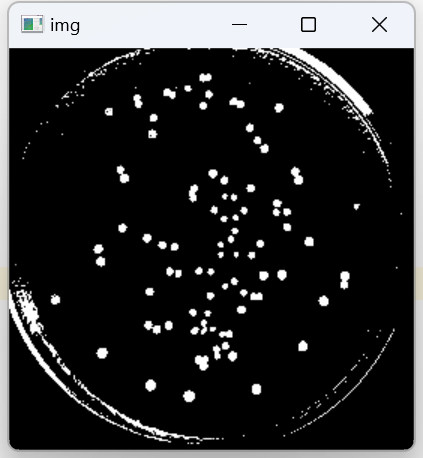
#> input picture Resources/bacteria3.png, 423 x 458 px
$ python 'chapter8形状检测.py'   (older library calls are emulated)
#> lines starting #> are read from the running program, lines starting #| are printed output that depends on the picture; after the words box and inside, x2 and y2 are one past the last pixel; in counts of white or black regions, pixels touching at a corner belong together
# @FileName  :chapter8形状检测.py
# @Time      :2023/3/29 12:51
# @Author    :Papersheep


if __name__ == "__main__":
    run_code = 0

import cv2
import numpy as np

# 图像堆叠函数
def stackImages(scale, imgArray):
    rows = len(imgArray)
    cols = len(imgArray[0])
    rowsAvailable = isinstance(imgArray[0], list)
    width = imgArray[0][0].shape[1]
    height = imgArray[0][0].shape[0]
    if rowsAvailable:
        for x in range(0, rows):
            for y in range(0, cols):
                if imgArray[x][y].shape[:2] == imgArray[0][0].shape[:2]:
                    imgArray[x][y] = cv2.resize(imgArray[x][y], (0, 0), None, scale, scale)
                else:
                    imgArray[x][y] = cv2.resize(imgArray[x][y], (imgArray[0][0].shape[1], imgArray[0][0].shape[0]),
                                                None, scale, scale)
                if len(imgArray[x][y].shape) == 2: imgArray[x][y] = cv2.cvtColor(imgArray[x][y], cv2.COLOR_GRAY2BGR)
        imageBlank = np.zeros((height, width, 3), np.uint8)
        hor = [imageBlank] * rows
        hor_con = [imageBlank] * rows
        for x in range(0, rows):
            hor[x] = np.hstack(imgArray[x])
        ver = np.vstack(hor)
    else:
        for x in range(0, rows):
            if imgArray[x].shape[:2] == imgArray[0].shape[:2]:
                imgArray[x] = cv2.resize(imgArray[x], (0, 0), None, scale, scale)
            else:
                imgArray[x] = cv2.resize(imgArray[x], (imgArray[0].shape[1], imgArray[0].shape[0]), None, scale, scale)
            if len(imgArray[x].shape) == 2: imgArray[x] = cv2.cvtColor(imgArray[x], cv2.COLOR_GRAY2BGR)
        hor = np.hstack(imgArray)
        ver = hor
    return ver


def getContours(img):
    # cv2.findContours（图像，检索方法，轮廓近似方法）
    img, contours, hierarchy = cv2.findContours(img, cv2.RETR_EXTERNAL, cv2.CHAIN_APPROX_NONE)
    for cnt in contours:
        area = cv2.contourArea(cnt)
        print(area)
        if area > 500:
            # 绘制边缘
            cv2.drawContours(imgContour, cnt, -1, (0, 255, 0), 3)
            peri = cv2.arcLength(cnt, True)
            print(peri)
            # 逼近角点
            approx = cv2.approxPolyDP(cnt, 0.02 * peri, True)
            # 显示3的是三角形，显示4的是四边形，超过4的是圆
            print(len(approx))
            objCor = len(approx)
            # 获取图形的边框数据
            x, y, w, h = cv2.boundingRect(approx)
            # 利用边框数据画出方形边框
            cv2.rectangle(imgContour, (x, y), (x + w, y + h), (255, 0, 0), 2)

            # 如果检测到的是三角形
            if objCor == 3:
                objectType = 'Tri'
            # 如果检测到的是四边形
            elif objCor == 4:
                aspRatio = w / float(h)
                # 通过长宽比确定是正方形还是长方形
                if aspRatio > 0.98 and aspRatio < 1.03:
                    objectType = 'Square'
                else:
                    objectType = 'Rectangle'
            # 在图中，检测到大于4的即为圆
            elif objCor > 4:
                objectType = 'Circles'
            else:
                objectType = 'None'

            cv2.rectangle(imgContour, (x, y), (x + w, y + h), (0, 0, 0), 2)


path = 'Resources/bacteria3.png'

img = cv2.imread(path)
#> img is the input picture: shape (458, 423, 3); mean B, G, R 48.3, 47.8, 47.5
imgContour = img.copy()

imgGray = cv2.cvtColor(img, cv2.COLOR_BGR2GRAY)
imgBlur = cv2.GaussianBlur(img, (5, 5), 1)
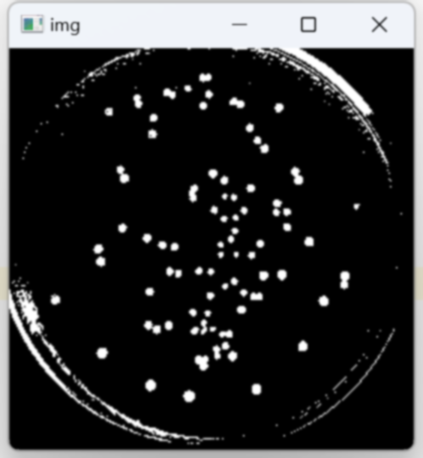
#> imgBlur: shape (458, 423, 3); mean B, G, R 48.2, 47.8, 47.4
imgCanny = cv2.Canny(img, 50, 50)
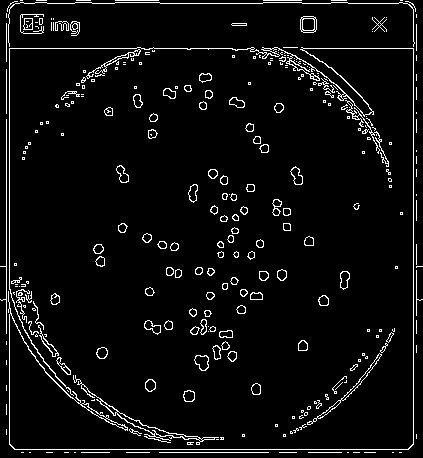
#> imgCanny: shape (458, 423); 5% white in thin lines or dots
# 创建一个全黑的图像
imgBlank = np.zeros_like(img)

getContours(imgCanny)
#> in getContours, `img, contours, hierarchy = cv2.findContours(img, cv2.RETR_EXTERNAL, cv..`: contours = 286 contours, 196 with area under 20; largest, box (x1, y1, x2, y2) and area: (8, 47, 414, 450) 518, (73, 375, 219, 445) 508, (307, 353, 382, 425) 245, (300, 16, 317, 33) 240, (194, 355, 209, 371) 159
#> the loop in getContours, `for cnt in contours:` made 286 passes
#> (area, peri, approx, objCor, x, y, w, h) on pass 47: (508, 518.6, [[73, 375], [144, 434], [218, 437], [143, 425]], 4, 73, 375, 146, 63)
#> (area, peri, objCor, x, y, w, h, objectType) on pass 256: (517.5, 4742.5, 12, 8, 48, 406, 402, 'Circles')
#| 0.0
#| 0.0
#| 0.0
#| 0.0
#| 0.0
#| 0.0
#| 0.0
#| 0.0
#> (further printed lines are left out)
#> after the loop in getContours, `for cnt in contours:`:
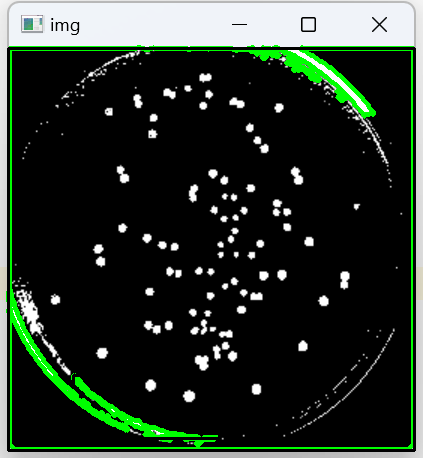
#> imgContour: shape (458, 423, 3); 6.36% of pixels changed, all inside (x1, y1, x2, y2) = (6, 45, 416, 452)

imgStack = stackImages(0.5, ([img, imgGray, imgBlur], [imgCanny, imgContour, imgBlank]))
#> after the loop in stackImages, `for x in range(0, rows):`: hor = 2 items
#> in stackImages, `ver = np.vstack(hor)`:
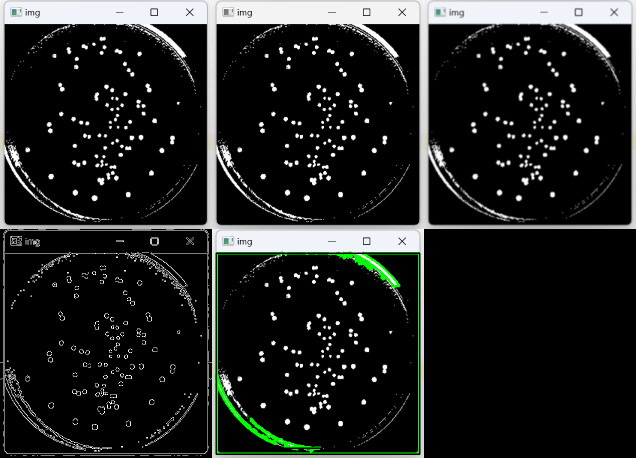
#> ver: shape (458, 636, 3); mean of channels 0, 1, 2 33.3, 34.7, 32.9; drawn as B, G, R
cv2.imshow('Images', imgStack)

cv2.waitKey(0)

$ run again, with Resources/WebcamTest.png copied over Resources/bacteria3.png
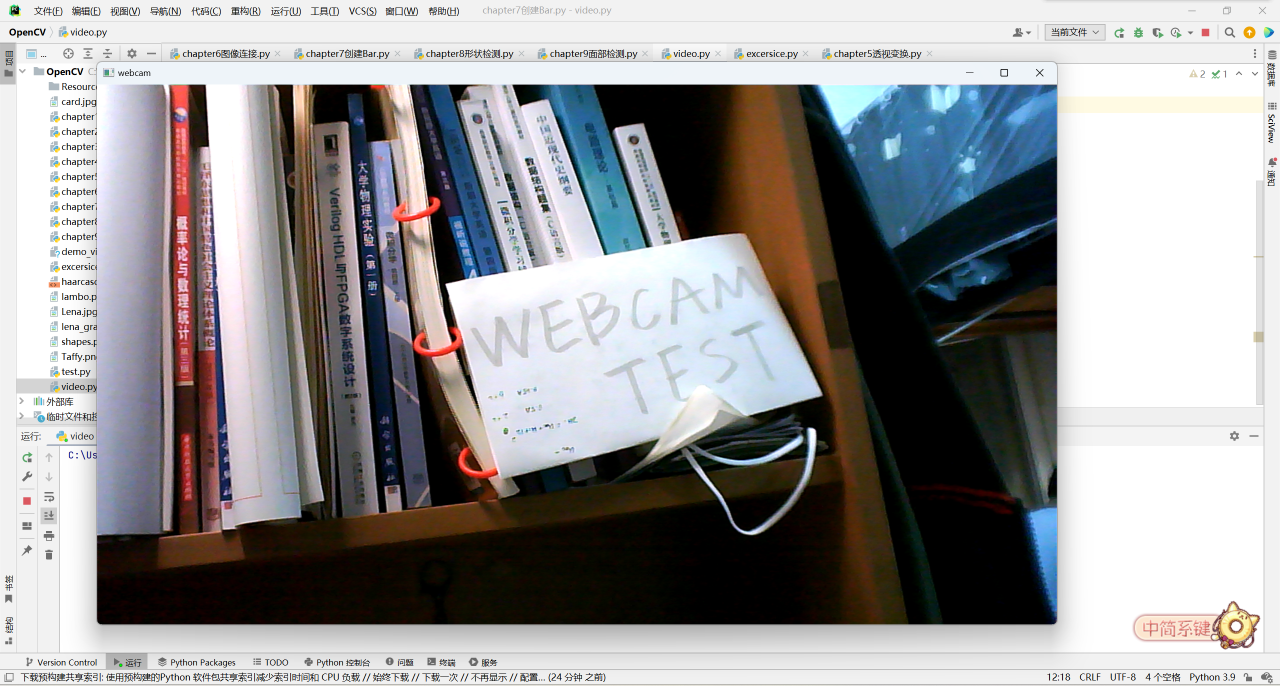
#> input picture Resources/WebcamTest.png, 2560 x 1372 px (shown at 1/2 size)
#> img is the input picture: shape (1372, 2560, 3); mean B, G, R 150.1, 148.9, 149.7
#> `imgCanny = cv2.Canny(img, 50, 50)`:
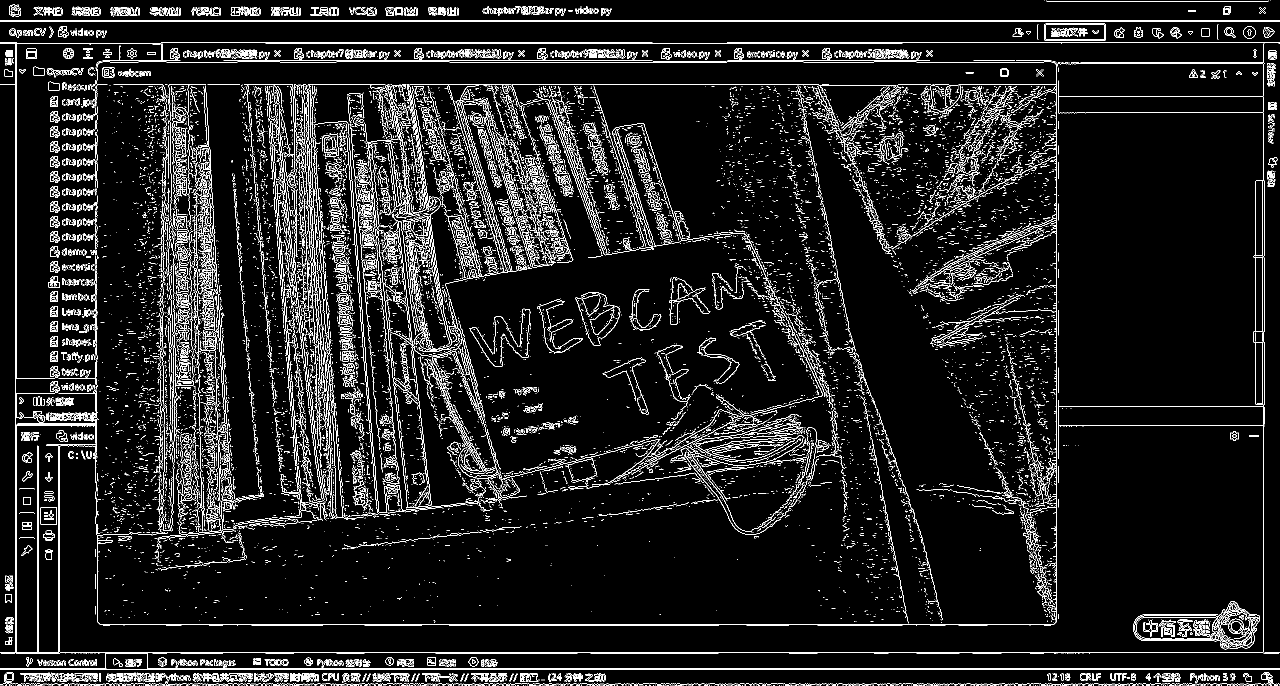
#> imgCanny: shape (1372, 2560) (shown at 1/2 size); 7.4% white in thin lines or dots
#> contours = 20100 contours, 19504 with area under 20; largest, box (x1, y1, x2, y2) and area: (0, 87, 2527, 1306) 17150, (2267, 1202, 2520, 1299) 13547, (2089, 47, 2212, 82) 4141, (619, 179, 728, 1038) 1716, (80, 1014, 114, 1049) 1118
#> the loop in getContours, `for cnt in contours:` made 20100 passes
#> (area, peri, approx, objCor, x, y, w, h) on pass 2419: (1118, 131.7, [[82, 1014], [81, 1048], [113, 1048], [113, 1015]], 4, 81, 1014, 33, 35)
#> (printed output is left out)
#> after the loop in stackImages, `for x in range(0, rows):`: hor = 2 items
#> in stackImages, `ver = np.vstack(hor)`:
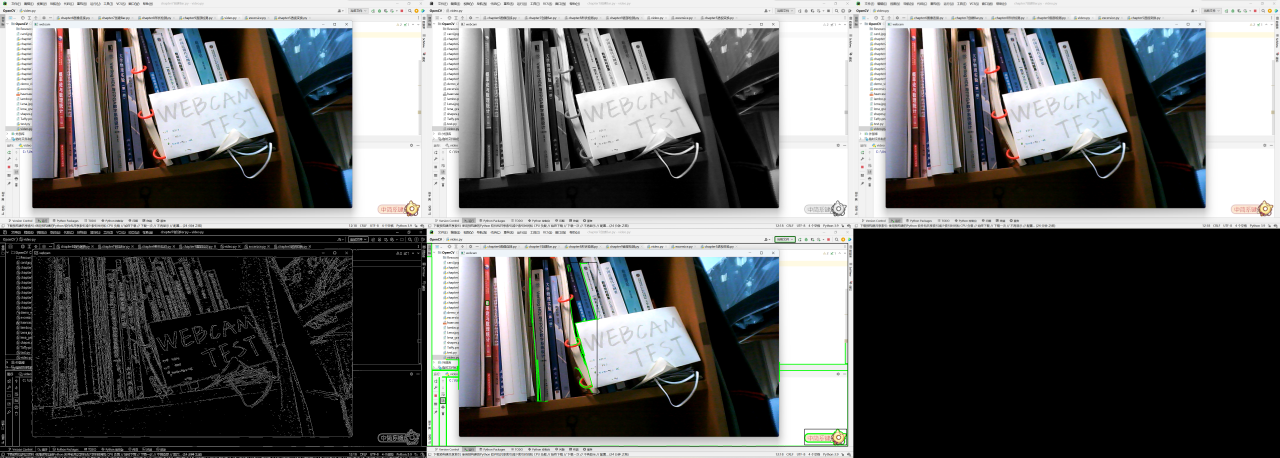
#> ver: shape (1372, 3840, 3) (shown at 1/3 size); mean of channels 0, 1, 2 102.4, 102.4, 102.2; drawn as B, G, R
